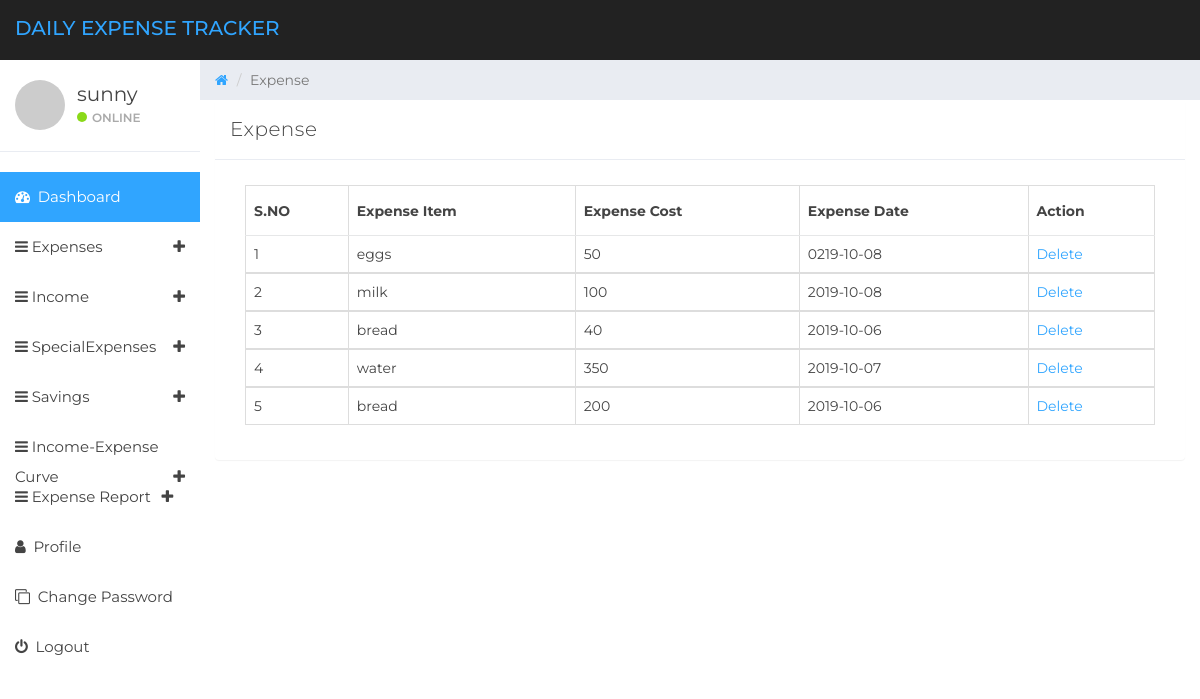
Screenshot of /manage-expense.php (signed in) with the database file from the repository.
### tables this page shows
CREATE TABLE `tbluser` (
  `ID` int(10) NOT NULL,
  `FullName` varchar(150) DEFAULT NULL,
  `Email` varchar(200) DEFAULT NULL,
  `MobileNumber` bigint(10) DEFAULT NULL,
  `Password` varchar(200) DEFAULT NULL,
  `RegDate` timestamp NOT NULL DEFAULT current_timestamp()
);

CREATE TABLE `tblexpense` (
  `ID` int(10) NOT NULL,
  `UserId` int(10) NOT NULL,
  `ExpenseDate` date DEFAULT NULL,
  `ExpenseItem` varchar(200) DEFAULT NULL,
  `ExpenseCost` varchar(200) DEFAULT NULL,
  `NoteDate` timestamp NULL DEFAULT current_timestamp()
);

### manage-expense.php (the view, shortened to what this page needs)
  <?php
if (strlen($_SESSION['detsuid']==0)) {
  header('location:logout.php');
  } else{
?>
<!DOCTYPE html>
<html>
<head>
	<link href="css/bootstrap.min.css" rel="stylesheet">
	<link href="css/font-awesome.min.css" rel="stylesheet">
	<link href="css/datepicker3.css" rel="stylesheet">
	<link href="css/styles.css" rel="stylesheet">
</head>
<body>
	<?php include_once('includes/header.php');?>
	<?php include_once('includes/sidebar.php');?>
	<div class="col-sm-9 col-sm-offset-3 col-lg-10 col-lg-offset-2 main">
		<div class="row">
			<ol class="breadcrumb">
				<li><a href="#">
					<em class="fa fa-home"></em>
				</a></li>
				<li class="active">Expense</li>
			</ol>
		</div>
		<div class="row">
			<div class="col-lg-12">
				<div class="panel panel-default">
					<div class="panel-heading">Expense</div>
					<div class="panel-body">
						<div class="col-md-12">
							<div class="table-responsive">
            <table class="table table-bordered mg-b-0">
              <thead>
                <tr>
                  <th>S.NO</th>
                  <th>Expense Item</th>
                  <th>Expense Cost</th>
                  <th>Expense Date</th>
                  <th>Action</th>
                </tr>
              </thead>
              <?php
              $userid=$_SESSION['detsuid'];
$ret=mysqli_query($con,"select * from tblexpense where UserId='$userid'");
$cnt=1;
while ($row=mysqli_fetch_array($ret)) {
?>
              <tbody>
                <tr>
                  <td><?php echo $cnt;?></td>
                  <td><?php  echo $row['ExpenseItem'];?></td>
                  <td><?php  echo $row['ExpenseCost'];?></td>
                  <td><?php  echo $row['ExpenseDate'];?></td>
                  <td><a href="manage-expense.php?delid=<?php echo $row['ID'];?>">Delete</a>
                </tr>
                <?php
$cnt=$cnt+1;
}?>
              </tbody>
            </table>
          </div>
						</div>
					</div>
				</div>
			</div>
		</div>
	</div>
</body>
</html>
<?php }  ?>

### includes/header.php (shortened to what this page needs)
<nav class="navbar navbar-custom navbar-fixed-top" role="navigation">
        <div class="container-fluid">
            <div class="navbar-header">
                <a class="navbar-brand" href="dashboard.php"><span>Daily Expense Tracker</span></a>
            </div>
        </div>
    </nav>

### includes/sidebar.php (shortened to what this page needs)
<?php
include('includes/dbconnection.php');
?>
<div id="sidebar-collapse" class="col-sm-3 col-lg-2 sidebar">
        <div class="profile-sidebar">
            <div class="profile-userpic">
                <img src="http://placehold.it/50/30a5ff/fff" class="img-responsive" alt="">
            </div>
            <div class="profile-usertitle">
                <?php
$uid=$_SESSION['detsuid'];
$ret=mysqli_query($con,"select FullName from tbluser where ID='$uid'");
$row=mysqli_fetch_array($ret);
$name=$row['FullName'];
?>
                <div class="profile-usertitle-name"><?php echo $name; ?></div>
                <div class="profile-usertitle-status"><span class="indicator label-success"></span>Online</div>
            </div>
        </div>
        <ul class="nav menu">
            <li class="active"><a href="dashboard.php"><em class="fa fa-dashboard">&nbsp;</em> Dashboard</a></li>
            <li class="parent "><a data-toggle="collapse" href="#sub-item-1">
                <em class="fa fa-navicon">&nbsp;</em>Expenses <span data-toggle="collapse" href="#sub-item-1" class="icon pull-right"><em class="fa fa-plus"></em></span>
                </a>
            </li>
            <li class="parent "><a data-toggle="collapse" href="#sub-item-3">
                <em class="fa fa-navicon">&nbsp;</em>Income<span data-toggle="collapse" href="#sub-item-3" class="icon pull-right"><em class="fa fa-plus"></em></span>
                </a>
            </li>
            <li class="parent "><a data-toggle="collapse" href="#sub-item-4">
                <em class="fa fa-navicon">&nbsp;</em>SpecialExpenses <span data-toggle="collapse" href="#sub-item-4" class="icon pull-right"><em class="fa fa-plus"></em></span>
                </a>
            </li>
            <li class="parent "><a data-toggle="collapse" href="#sub-item-5">
                <em class="fa fa-navicon">&nbsp;</em>Savings<span data-toggle="collapse" href="#sub-item-5" class="icon pull-right"><em class="fa fa-plus"></em></span>
                </a>
            </li>
            <li class="parent "><a data-toggle="collapse" href="#sub-item-6">
                <em class="fa fa-navicon">&nbsp;</em>Income-Expense Curve<span data-toggle="collapse" href="#sub-item-6" class="icon pull-right"><em class="fa fa-plus"></em></span>
                </a>
            </li>
  <li class="parent "><a data-toggle="collapse" href="#sub-item-2">
                <em class="fa fa-navicon">&nbsp;</em>Expense Report <span data-toggle="collapse" href="#sub-item-1" class="icon pull-right"><em class="fa fa-plus"></em></span>
                </a>
            </li>
            <li><a href="user-profile.php"><em class="fa fa-user">&nbsp;</em> Profile</a></li>
             <li><a href="change-password.php"><em class="fa fa-clone">&nbsp;</em> Change Password</a></li>
<li><a href="logout.php"><em class="fa fa-power-off">&nbsp;</em> Logout</a></li>
        </ul>
    </div>

### css/styles.css (style rules this page uses)
body { background-īmage: url("3.png"); padding-top: 60px; font-size: 14px; color: #444444; font-family: "Montserrat", "Helvetica Neue", Helvetica, Arial, sans-serif; }
a, a:hover, a:focus { color: #30a5ff; }
.navbar-custom { background: #222; height: 60px; }
.navbar-header .navbar-brand { color: #fff; font-size: 20px; text-transform: uppercase; font-weight: 500; height: 60px; padding-top: 18px; }
.navbar-header .navbar-brand span { color: #30a5ff; }
.label-success { background-color: #8ad919; }
.panel { border: 0; }
.panel-heading { font-size: 20px; font-weight: 300; letter-spacing: 0.025em; height: 60px; line-height: 38px; }
.panel-default .panel-heading { background: #fff; border-bottom: 1px solid #e9ecf2; color: #444444; }
.navbar { border: 0; }
.sidebar { display: block; padding: 0; display: none; box-shadow: none; background: #fff; }
.sidebar ul { margin: 20px 0px; }
@media (min-width: 768px) { .sidebar { display: block; position: fixed; top: 60px; bottom: 0; left: 0; z-index: 1000; display: block; margin: 0; padding: 0; overflow-x: hidden; overflow-y: auto; } }
@media (min-width: 768px) { .navbar-header { width: 100%; } }
.sidebar ul.nav .active a, .sidebar ul.nav li.parent a.active, .sidebar ul.nav .active > a:hover, .sidebar ul.nav li.parent a.active:hover, .sidebar ul.nav .active > a:focus, .sidebar ul.nav li.parent a.active:focus { color: #fff; background-color: #30a5ff; }
.sidebar ul.nav li a { height: 50px; font-size: 15px; line-height: 2em; color: #444444; }
.profile-sidebar { padding: 10px 0; border-bottom: 1px solid #e9ecf2; }
.indicator { width: 10px; height: 10px; display: inline-block; border-radius: 9999px; margin-right: 5px; }
.profile-userpic img { float: left; margin: 10px 0px 0px 15px; width: 50px; height: 50px; border-radius: 9999px !important; }
.profile-usertitle { float: left; text-align: left; margin: 10px 0 0 12px; }
.profile-usertitle-name { font-size: 20px; margin-bottom: 0px; }
.profile-usertitle-status { text-transform: uppercase; color: #AAA; font-size: 12px; font-weight: 600; margin-bottom: 15px; }
.breadcrumb { border-radius: 0; padding: 10px 15px 10px 15px; background: #e9ecf2; margin: 0; }
.table { background: #fff; }
.table > thead > tr > th { border-bottom: 1px solid #e6e7e8; vertical-align: middle; height: 50px; }

### rows the page displays
tbluser: FullName "sunny"
tblexpense: ExpenseItem "eggs", ExpenseCost "50", ExpenseDate "0219-10-08"
tblexpense: ExpenseItem "milk", ExpenseCost "100", ExpenseDate "2019-10-08"
tblexpense: ExpenseItem "bread", ExpenseCost "40", ExpenseDate "2019-10-06"
tblexpense: ExpenseItem "water", ExpenseCost "350", ExpenseDate "2019-10-07"
tblexpense: ExpenseItem "bread", ExpenseCost "200", ExpenseDate "2019-10-06"
